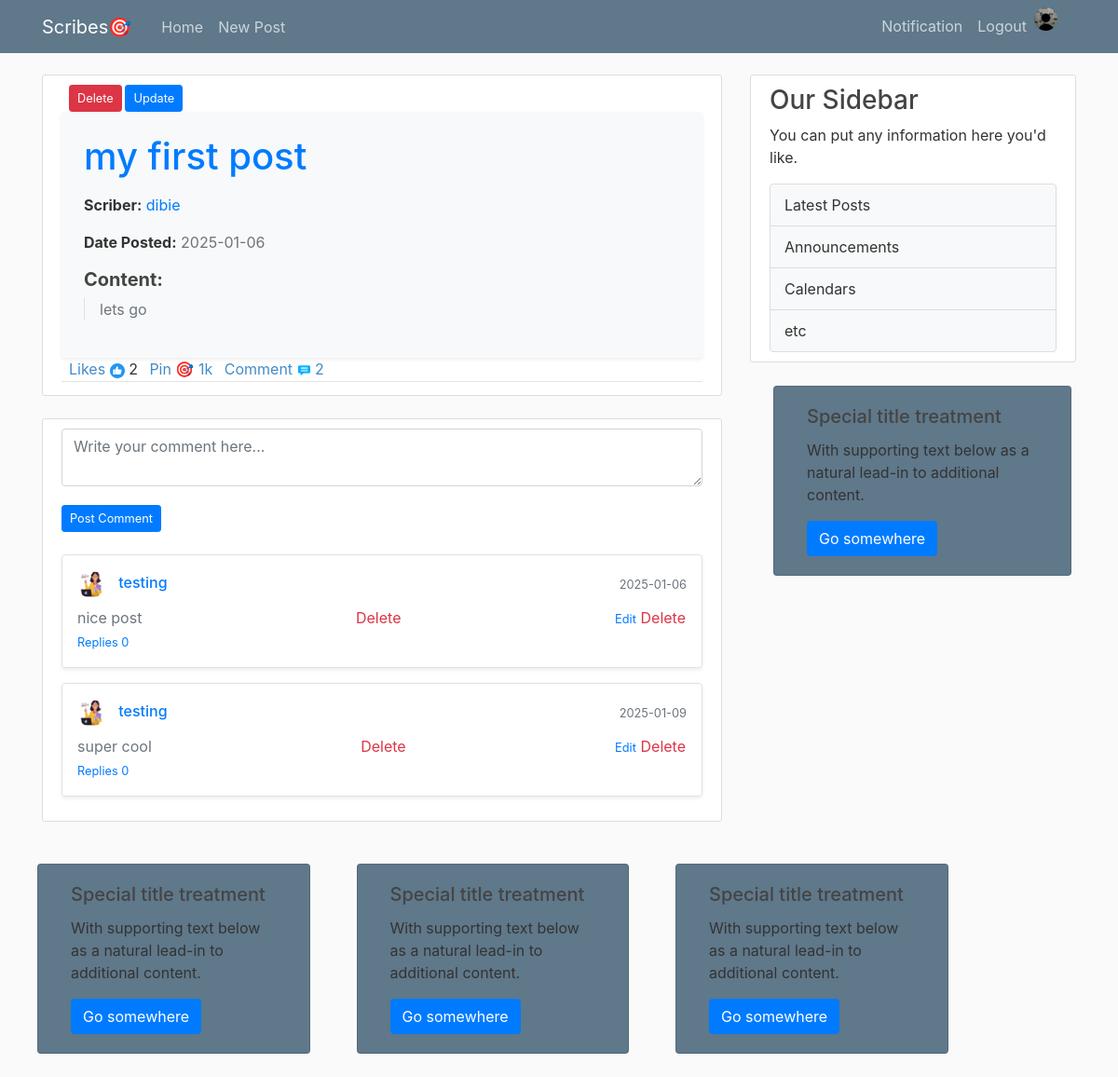
The app's page /post/detail/my first post (signed in) with its own data.
### flaskblog/models.py (models this page shows, shortened)
class Post(db.Model):
    id = db.Column(db.Integer, primary_key=True)
    title = db.Column(db.String(100), nullable=False)
    content = db.Column(db.Text, nullable=False)
    date = db.Column(db.DateTime, nullable=False, default=datetime.utcnow)
    user_id = db.Column(db.Integer, db.ForeignKey('user.id'), nullable=False)
    is_admin = db.Column(db.Boolean, nullable=False,default=False)

class User(db.Model, UserMixin):
    id = db.Column(db.Integer, primary_key=True)
    username = db.Column(db.String(20), nullable=False, unique=True)
    email = db.Column(db.String(120), nullable=False, unique=True)
    image_file = db.Column(db.String(20), nullable=False, default='default.jpg')
    password = db.Column(db.String(60), nullable=False)
    posts = db.relationship('Post', backref='author', lazy=True)
    is_admin = db.Column(db.Boolean, nullable=False,default=False)
    Biography= db.Column(db.Text, nullable=False,default='Add A Brief Description About Yourself')

class Comment(db.Model):
    id = db.Column(db.Integer, primary_key=True)
    content = db.Column(db.String(500), nullable=False)
    user_id = db.Column(db.Integer, db.ForeignKey('user.id'), nullable=False)
    post_id = db.Column(db.Integer, db.ForeignKey('post.id'), nullable=False)
    created_at = db.Column(db.DateTime, default=datetime.utcnow)
    user = db.relationship('User', backref=db.backref('comments', lazy=True))
    post = db.relationship('Post', backref=db.backref('comments', lazy='dynamic'))

### flaskblog/routes.py (the view)
@app.route("/post/detail/<title>", methods=['POST', 'GET'])
@login_required
def post_detail(title):
    image_file = url_for('static', filename='profile_pics/' + current_user.image_file)
    post = Post.query.filter_by(title=title).first_or_404()
    comments = Comment.query.filter_by(post_id=post.id).all()
    edit_comment_id = request.args.get("edit_comment_id", type=int)
    edit_comment = Comment.query.get(edit_comment_id) if edit_comment_id else None
    return render_template('post_detail.html',post=post,image_file=image_file,comments=comments,edit_comment=edit_comment)

### flaskblog/models.py (called while the page is built)
@login_manager.user_loader
def load_user(user_id):
    return User.query.get(int(user_id))

### flaskblog/templates/post_detail.html (shortened to what this page needs)
{% extends "layout.html" %}
{% block content %}
    <div class="content-section">
        {% if post.content == 'your post is against our policy': %}
            <<div action="{{ url_for('update',post_id=post.id) }}">
            <button type="submit" class="btn btn-sm">comment</button>
        </div>
        {% elif current_user.username == post.author.username %}
            <small class="ml-2">
               <button type="button" class="btn btn-danger btn-sm" data-toggle="modal" data-target="#deleteModal">Delete</button>
               <a href="{{ url_for('update',post_id=post.id) }}" class="btn btn-primary btn btn-sm">Update</button></a>
            </small>
        {%endif %}
        <div class="post-content-section p-4 bg-light rounded shadow-sm">
            <h1 class="post-title text-primary  mb-3">{{ post.title }}</h1>
            <div class="post-meta mb-3">
                <p>
                    <span class="font-weight-bold">Scriber:</span>
                    <a href="{{ url_for('look', username=post.author.username) }}" class="text-primary">{{ post.author.username }}</a>
                </p>
                <p>
                    <span class="font-weight-bold">Date Posted:</span>
                    <span class="text-muted">{{ post.date.strftime('%Y-%m-%d') }}</span>
                </p>
            </div>
            <div class="post-content">
                <h5 class="font-weight-bold">Content:</h5>
                <p class="article-content text-justify text-secondary border-left pl-3">{{ post.content }}</p>
            </div>
        </div>
         <div class="article-metadata">
                <a class="ml-2" style="color: #428bca;">Likes</a>
                <a id="like-btn" data-post-id="{{ post.id }}" href="javascript:void(0);">
                            {% set user_ids = post.likes | map(attribute='user_id') | list %}
                            {% if current_user.id in user_ids %}
                               <img src="{{ url_for('static', filename='images/like.png') }}" alt="Unlike" />
                            {% else %}
                                <img src="{{ url_for('static', filename='images/thumb-up.png') }}" alt="Like" />
                            {% endif %}
                        </a>
                        <span id="like-count">{{ post.likes | length }}</span>
                <a class="ml-2" style="color: #428bca;" href="{{ url_for('pin_post') }}">
                    Pin 🎯 1k
                </a>
              <a class="ml-2" style = "color: #428bca" >Comment</a> <img src="{{ url_for('static', filename='images/talk.png') }}" alt="Comment" style="width: 15px; height: 15px;">
              <a style="color: #428bca">{{post.comments.count()}}</a>
       </div>
   </div>
   <div class="content-section mt-4">
    <form
        action="{% if edit_comment %}{{ url_for('edit_comment', comment_id=edit_comment.id) }}{% else %}{{ url_for('add_comment', post_id=post.id) }}{% endif %}"
        method="POST"
        class="mb-3"
    >
        <div class="form-group">
            <textarea
                name="content"
                rows="2"
                class="form-control"
                placeholder="Write your comment here..."
                required
            >{% if edit_comment %}{{ edit_comment.content }}{% endif %}</textarea>
        </div>
        <button type="submit" class="btn btn-primary btn-sm mt-1">
            {% if edit_comment %}Update Comment{% else %}Post Comment{% endif %}
        </button>
    </form>
    <div class="comments-section mt-4">
        {% for comment in post.comments %}
        <div class="comment mb-3 p-3 rounded border shadow-sm">
            <div class="d-flex justify-content-between align-items-center">
                <h6 class="mb-0 text-primary">
                    <img class="rounded-circle article-img2" src="{{url_for('static', filename='profile_pics/'+ comment.user.image_file)}}">
                    <a href="{{url_for('look', username=comment.user.username)}}">{{ comment.user.username }}</a>
                </h6>
                <small class="text-muted">{{ comment.created_at.strftime('%Y-%m-%d') }}</small>
            </div>
            <div class="d-flex justify-content-between align-items-center mt-2">
                <p class="mb-0 text-secondary">{{ comment.content }}</p>
                 {% if  current_user.username == post.author.username and current_user.username ==comment.user.username%}
                     <div>
                        <small>
                            <a href="{{ url_for('post_detail', title=post.title, edit_comment_id=comment.id) }}" class="text-primary">Edit</a>
                        </small>
                       <small>
                            <form action="{{ url_for('delete_comment', comment_id=comment.id) }}" method="POST" class="d-inline">
                                <button type="submit" class="btn btn-link text-danger p-0 m-0 align-baseline">Delete</button>
                            </form>
                      </small>
                    </div>
                {% elif current_user.username == post.author.username: %}
                    <small>
                            <form action="{{ url_for('delete_comment', comment_id=comment.id) }}" method="POST" class="d-inline">
                                <button type="submit" class="btn btn-link text-danger p-0 m-0 align-baseline">Delete</button>
                            </form>
                      </small>
                {% endif %}
                {% if current_user.email == 'dibieemmanuel403@gmail.com': %}
                   <div>
                        <small>
                            <a href="{{ url_for('post_detail', title=post.title, edit_comment_id=comment.id) }}" class="text-primary">Edit</a>
                        </small>
                       <small>
                            <form action="{{ url_for('delete_comment', comment_id=comment.id) }}" method="POST" class="d-inline">
                                <button type="submit" class="btn btn-link text-danger p-0 m-0 align-baseline">Delete</button>
                            </form>
                      </small>
                    </div>
                {% endif %}
           </div>
              <div>
                    <small>
                       <a href="{{ url_for('reply_comment',comment_id=comment.id) }}" class="text-primary mr-2">Replies {{comment.replies.count() }}</a>
                    </small>
                </div>
           </div>
        {% else %}
        <p class="text-muted">No comments yet. Be the first to comment!</p>
        {% endfor %}
    </div>
</div>
{% endblock %}

### flaskblog/static/main.css (style rules this page uses)
body { background: #fafafa; color: #333333; margin-top: 5rem; }
h1, h2, h3, h4, h5, h6 { color: #444444; }
.content-section { background: #ffffff; padding: 10px 20px; border: 1px solid #dddddd; border-radius: 3px; margin-bottom: 20px; }
.article-content { white-space: pre-line; }
.article-img2 { height: 30px; width: 30px; margin-right: 10px; }
.article-metadata { padding-bottom: 1px; margin-bottom: 4px; border-bottom: 1px solid #e3e3e3 }
.btn-danger { background-color: #dc3545; }
.btn-sm { font-size: 0.8rem; }

### records on screen
Post: title "my first post", date "2025-01-06", content "lets go"
User: author.username "dibie"
Comment: image_file (picture), user.username "testing", created_at "2025-01-06", content "nice post", replies.count "0"
Comment: image_file (picture), user.username "testing", created_at "2025-01-09", content "super cool", replies.count "0"

### other values on screen
{{ post.likes | length }} "2"
{{ post.comments.count() }} "2"
